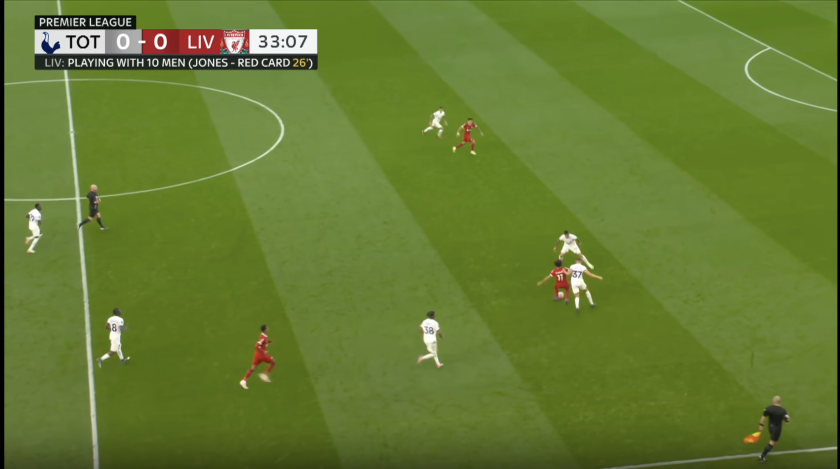
#> input picture logic/offside.png, 1680 x 938 px (shown at 1/2 size)
$ python detector_v3.py offside.png
#> lines starting #> are read from the running program, lines starting #| are printed output that depends on the picture; after the words box and inside, x2 and y2 are one past the last pixel; in counts of white or black regions, pixels touching at a corner belong together
#!/usr/bin/env python3

"""
detector_v3.py

Script to detect lines on a soccer field, segment them by angle via k-means,
and find intersection points (e.g., corners of the lines).
Usage:
    python3 detector_v3.py <image_path>
"""

import sys
import math
import numpy as np
import cv2
from collections import defaultdict

def GetFieldLayer(src_img):
    """
    Extracts the 'field' layer by masking out green areas in the image.
    Returns an image where only the field's green regions are retained.
    """
    hsv = cv2.cvtColor(src_img, cv2.COLOR_BGR2HSV)
    # Define green range (tweak as needed)
    lower_green = np.array([35, 10, 60])
    upper_green = np.array([65, 255, 255])
    # Create mask for field
    field_mask = cv2.inRange(hsv, lower_green, upper_green)
    # Bitwise-and for the field layer
    field_layer = cv2.bitwise_and(src_img, src_img, mask=field_mask)
    return field_layer

def segment_by_angle_kmeans(lines, k=2, **kwargs):
    """
    Group lines by their angle using k-means clustering.
    Typically used to separate 'vertical' from 'horizontal' lines.
    """

    # Define default criteria (type, max_iter, epsilon)
    default_criteria_type = cv2.TERM_CRITERIA_EPS + cv2.TERM_CRITERIA_MAX_ITER
    criteria = kwargs.get('criteria', (default_criteria_type, 10, 1.0))
    flags = kwargs.get('flags', cv2.KMEANS_RANDOM_CENTERS)
    attempts = kwargs.get('attempts', 10)

    # Extract angles in [0, pi]
    angles = np.array([line[0][1] for line in lines], dtype=np.float32)

    # Multiply angles by 2, find points on the unit circle
    pts = np.array([[np.cos(2*angle), np.sin(2*angle)] for angle in angles], dtype=np.float32)

    # Run k-means (Python 3.x)
    _, labels, centers = cv2.kmeans(pts, k, None, criteria, attempts, flags)
    labels = labels.reshape(-1)  # Flatten

    # Segment lines by label
    segmented = defaultdict(list)
    for i, line in enumerate(lines):
        segmented[labels[i]].append(line)

    segmented = list(segmented.values())
    print(f"Segmented lines into two groups: {len(segmented[0])}, {len(segmented[1])}")

    return segmented

def intersection(line1, line2):
    """
    Find the intersection of two lines given in Hesse normal form.
    Returns the (x, y) coordinates as integers.
    """
    rho1, theta1 = line1[0]
    rho2, theta2 = line2[0]
    A = np.array([
        [np.cos(theta1), np.sin(theta1)],
        [np.cos(theta2), np.sin(theta2)]
    ])
    b = np.array([[rho1], [rho2]])
    x0, y0 = np.linalg.solve(A, b)
    x0, y0 = int(np.round(x0)), int(np.round(y0))
    return [[x0, y0]]

def segmented_intersections(segmented_lines):
    """
    Find intersections between groups of lines:
    e.g., intersection of each line in group[i] with each line in group[i+1].
    """
    intersections = []
    for i, group in enumerate(segmented_lines[:-1]):
        for next_group in segmented_lines[i+1:]:
            for line1 in group:
                for line2 in next_group:
                    intersections.append(intersection(line1, line2))
    return intersections

def drawLines(img, lines, color=(0,0,255), thickness=2):
    """
    Draw Hough lines on the image in the specified color.
    Each line is (rho, theta) in Hesse normal form.
    """
    for line in lines:
        for (rho, theta) in line:
            a = np.cos(theta)
            b = np.sin(theta)
            x0 = a*rho
            y0 = b*rho
            x1 = int(x0 + 1000*(-b))
            y1 = int(y0 + 1000*(a))
            x2 = int(x0 - 1000*(-b))
            y2 = int(y0 - 1000*(a))
            cv2.line(img, (x1,y1), (x2,y2), color, thickness)

def detect_lines_and_intersections(src_img):
    """
    Main workflow:
      1. Extract the field layer (masking green).
      2. Detect edges, run HoughLines.
      3. Segment lines by angle.
      4. Find intersections between angle groups.
      5. Draw lines and intersections on a copy of the original image.

    Returns the final annotated image.
    """
    # 1) Extract field layer
    field_img = GetFieldLayer(src_img)

    # 2) Edge detection
    edges = cv2.Canny(field_img, 50, 200)

    # 3) HoughLines
    # Adjust parameters as needed
    rho = 3
    theta = np.pi / 50
    thresh = 400
    lines = cv2.HoughLines(edges, rho, theta, thresh)

    if lines is None or len(lines) == 0:
        print("No lines detected.")
        return src_img  # Return original if no lines found

    print(f"Found lines: {len(lines)}")

    # 4) Segment lines by angle (k=2 => typically vertical & horizontal)
    segmented = segment_by_angle_kmeans(lines, k=2)

    # 5) Find intersections
    intersections = segmented_intersections(segmented)
    print(f"Found total intersections: {len(intersections)}")

    # 6) Draw everything
    # Make a copy of the original for final visualization
    output_img = np.copy(src_img)

    # a) Draw one cluster (say vertical) in green
    #vertical_lines = segmented[1] if len(segmented) > 1 else []
    #drawLines(output_img, vertical_lines, color=(0,255,0))

    # b) Draw the other cluster (horizontal) in yellow
    horizontal_lines = segmented[0] if len(segmented) > 0 else []
    drawLines(output_img, horizontal_lines, color=(0,255,255))

    # c) Draw intersection points in magenta
    #for point in intersections:
     #   pt = (point[0][0], point[0][1])
      #  cv2.circle(output_img, pt, 5, (255, 0, 255), -1)

    return output_img

def main():
    if len(sys.argv) < 2:
        print("Usage: python3 detector_v3.py <image_path>")
        sys.exit(1)

    image_path = sys.argv[1]
    src_img = cv2.imread(image_path)
#> src_img is the input picture: shape (938, 1680, 3); mean B, G, R 49.9, 123, 100.9

    if src_img is None:
        print(f"Error: Could not open or find the image '{image_path}'.")
        sys.exit(1)

    # Perform line + intersection detection
    result_img = detect_lines_and_intersections(src_img)
#> in GetFieldLayer, `hsv = cv2.cvtColor(src_img, cv2.COLOR_BGR2HSV)`: hsv: shape (938, 1680, 3); mean H, S, V 39.7, 154.5, 123.9
#> in GetFieldLayer, `field_mask = cv2.inRange(hsv, lower_green, upper_green)`:
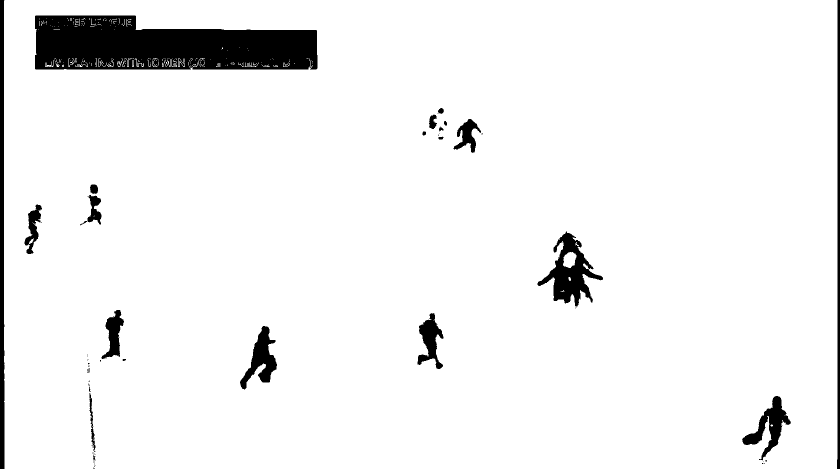
#> field_mask: shape (938, 1680) (shown at 1/2 size); 94.5% white; 57 black regions (35 under 20 px), largest, box (x1, y1, x2, y2) and area: (70, 31, 635, 139) 48804, (0, 0, 9, 938) 7720, (1075, 463, 1206, 613) 7359
#> in GetFieldLayer, `field_layer = cv2.bitwise_and(src_img, src_img, mask=field_mask)`:
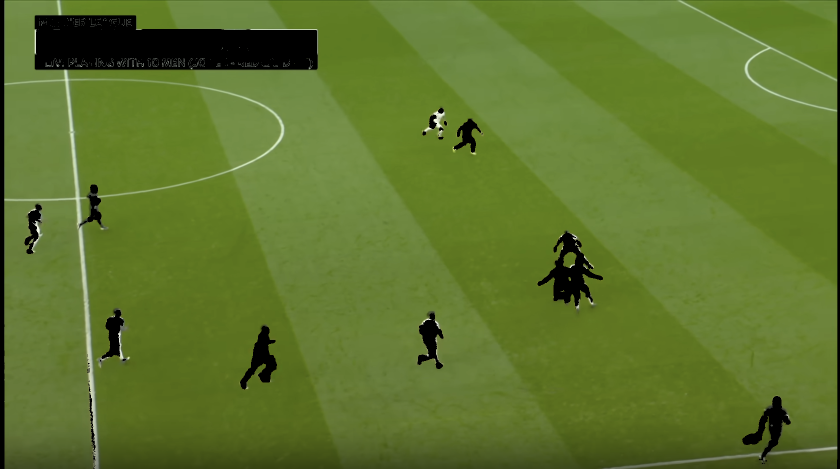
#> field_layer: shape (938, 1680, 3) (shown at 1/2 size); mean B, G, R 44.7, 117.2, 94.3
#> in detect_lines_and_intersections, `edges = cv2.Canny(field_img, 50, 200)`:
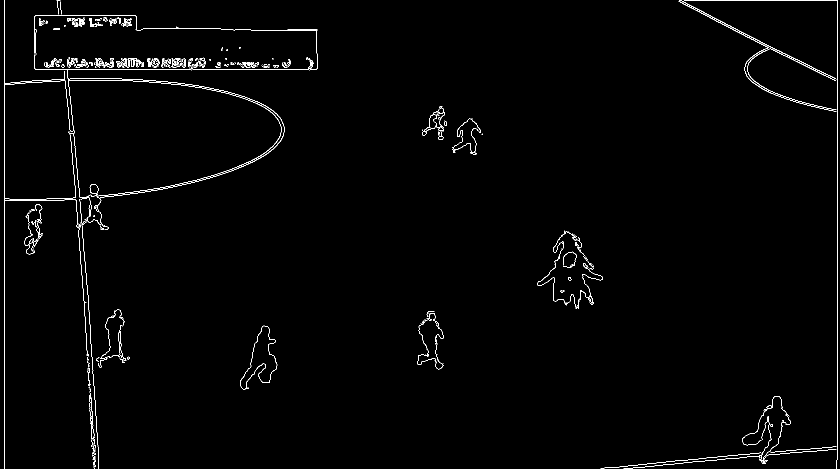
#> edges: shape (938, 1680) (shown at 1/2 size); 1.1% white in thin lines or dots
#> in detect_lines_and_intersections, `lines = cv2.HoughLines(edges, rho, theta, thresh)`: lines = [[9, 0], [1674, 0], [138, 1.57], [-129, 3.08], [129, 1.57], [-138, 3.08]]
#| Found lines: 6
#> in segment_by_angle_kmeans, `angles = np.array([line[0][1] for line in lines], dtype=np.float32)`: angles = [0, 0, 1.57, 3.08, 1.57, 3.08]
#> in segment_by_angle_kmeans, `pts = np.array([[np.cos(2*angle), np.sin(2*angle)] for angle in angles..`: pts = [[1, 0], [1, 0], [-1, -8.74e-08], [0.992, -0.125], [-1, -8.74e-08], [0.992, -0.125]]
#> in segment_by_angle_kmeans, `_, labels, centers = cv2.kmeans(pts, k, None, criteria, attempts, flags)`: labels = [1, 1, 0, 1, 0, 1]; centers = [[-1, -8.74e-08], [0.996, -0.0627]]
#> the loop in segment_by_angle_kmeans, `for i, line in enumerate(lines):` made 6 passes
#> in detect_lines_and_intersections, `segmented = segment_by_angle_kmeans(lines, k=2)`: segmented = [[[[9, 0]], [[1674, 0]], [[-129, 3.08]], [[-138, 3.08]]], [[[138, 1.57]], [[129, 1.57]]]]
#> the loop in segmented_intersections, `for i, group in enumerate(segmented_lines[:-1]):` made 1 pass
#> group on pass 1: [[[9, 0]], [[1674, 0]], [[-129, 3.08]], [[-138, 3.08]]]
#> after the loop in segmented_intersections, `for i, group in enumerate(segmented_lines[:-1]):`: intersections = [[[9, 138]], [[9, 129]], [[1674, 138]], [[1674, 129]], [[138, 138]], [[137, 129]], [[147, 138]], [[146, 129]]]
#| Found total intersections: 8
#> in detect_lines_and_intersections, `horizontal_lines = segmented[0] if len(segmented) > 0 else []`: horizontal_lines = [[[9, 0]], [[1674, 0]], [[-129, 3.08]], [[-138, 3.08]]]
#> the loop in drawLines, `for line in lines:` made 4 passes

    # Show the final annotated image
    cv2.imshow("Original", src_img)
    cv2.imshow("Annotated", result_img)
    print("Press any key on the image window to exit.")
    cv2.waitKey(0)
    cv2.destroyAllWindows()

if __name__ == "__main__":
    main()
